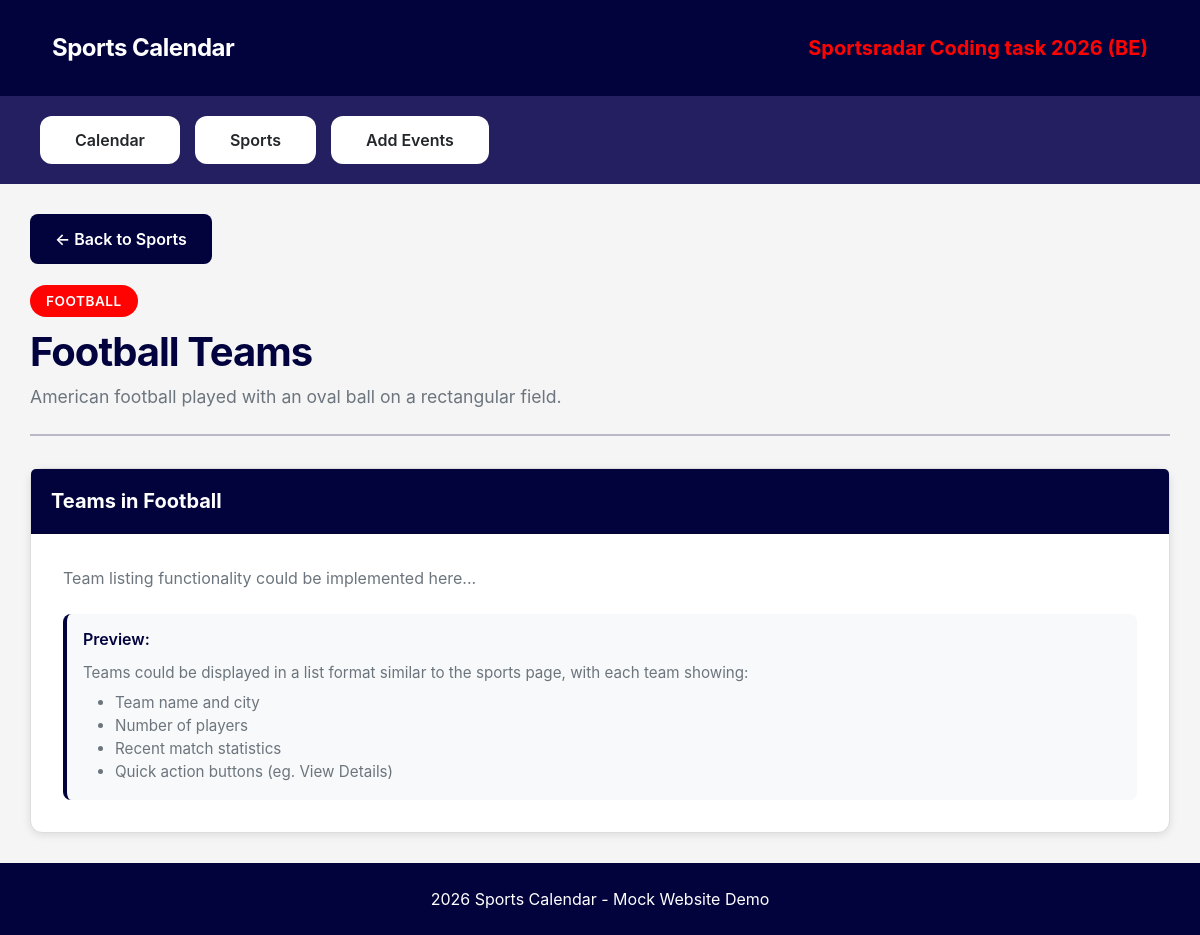
The page /index.php?page=sport_teams&sport_id=2 on the database its author committed.
### tables this page shows
CREATE TABLE sports (
    sport_id INT AUTO_INCREMENT PRIMARY KEY,
    name VARCHAR(100) NOT NULL UNIQUE,
    description TEXT
);

### www/backend/database.php (called while the page is built, shortened)
<?php
require_once __DIR__ . '/db.php';
function getAllSports() {
    global $databaseConnection;
    $query = $databaseConnection->query("SELECT sport_id, name, description FROM sports ORDER BY name");
    return $query->fetchAll();
}
?>

### www/templates/sport_teams.php (the view)
<div class="content-wrapper">
    <div class="events-section">
        <div class="mb-4">
            <a href="index.php?page=sports" class="btn btn-secondary btn-back">
                ← Back to Sports
            </a>
        </div>
        <div class="mb-4">
            <span class="sport-badge"><?php echo htmlspecialchars($sport['name']); ?></span>
            <h1 class="mt-3 mb-2"><?php echo htmlspecialchars($sport['name']); ?> Teams</h1>
            <?php if (!empty($sport['description'])): ?>
                <p class="text-muted mb-0 page-subtitle"><?php echo htmlspecialchars($sport['description']); ?></p>
            <?php endif; ?>
        </div>
        <hr class="section-divider">
        <div class="card mt-4 card-styled">
            <div class="card-header card-header-primary">
                <h5 class="mb-0 card-title-bold">Teams in <?php echo htmlspecialchars($sport['name']); ?></h5>
            </div>
            <div class="card-body">
                <p class="text-muted mb-4">Team listing functionality could be implemented here...</p>
                <div class="mt-4 p-3 info-box">
                    <h6 class="info-box-title">Preview:</h6>
                    <p class="text-muted mb-0 text-small">
                        Teams could be displayed in a list format similar to the sports page, with each team showing:
                    </p>
                    <ul class="mt-2 mb-0 text-muted text-small">
                        <li>Team name and city</li>
                        <li>Number of players</li>
                        <li>Recent match statistics</li>
                        <li>Quick action buttons (eg. View Details)</li>
                    </ul>
                </div>
            </div>
        </div>
    </div>
</div>

### www/css/style.css (style rules this page uses)
:root { --sr-red: rgb(255, 3, 3); --sr-dark-blue: #00003cfd; --sr-light-blue: #0b0ba5ba; --sr-light-gray: #f5f5f5; --sr-purple: #221e5ffd; --sr-white: #fff; --sr-text-dark: #23272b; }
body { background-color: var(--sr-light-gray); font-family: -apple-system, BlinkMacSystemFont, "Segoe UI", Roboto, "Helvetica Neue", Arial, sans-serif; padding-top: 0; margin: 0; }
.content-wrapper { display: flex; background-color: var(--sr-light-gray); min-height: calc(100vh - 200px); }
.events-section { flex: 1; padding: 30px; }
h1 { color: var(--sr-dark-blue); font-weight: 700; letter-spacing: -1px; margin-bottom: 2rem; }
.sport-badge { background-color: var(--sr-red) !important; color: var(--sr-white); font-size: 0.85rem; font-weight: 600; padding: 0.5rem 1rem; border-radius: 20px; text-transform: uppercase; letter-spacing: 0.5px; }
.card-body { padding: 2rem; }
.text-muted { color: #6c757d !important; }
.section-divider { border-color: var(--sr-dark-blue); border-width: 2px; margin-bottom: 2rem; }
.card-styled { border: 1px solid #ddd; border-radius: 12px; box-shadow: 0 2px 8px rgba(0, 0, 0, 0.1); }
.card-header-primary { background-color: var(--sr-dark-blue); color: var(--sr-white); border-radius: 12px 12px 0 0; padding: 1.25rem; }
.card-title-bold { font-weight: 700; }
.btn-back { background-color: var(--sr-dark-blue); border-color: var(--sr-dark-blue); color: var(--sr-white); font-weight: 600; padding: 0.75rem 1.5rem; border-radius: 8px; }
.info-box { background-color: #f8f9fa; border-left: 4px solid var(--sr-dark-blue); border-radius: 8px; padding: 1rem; }
.info-box-title { color: var(--sr-dark-blue); font-weight: 600; margin-bottom: 0.75rem; }
.page-subtitle { font-size: 1.1rem; }
.text-small { font-size: 0.95rem; }

### rows shown on the page
sports: name "FOOTBALL", name "Football", description "American football played with an oval ball on a rectangular field."

### other values the page prints
SITE_NAME "Sports Calendar"
